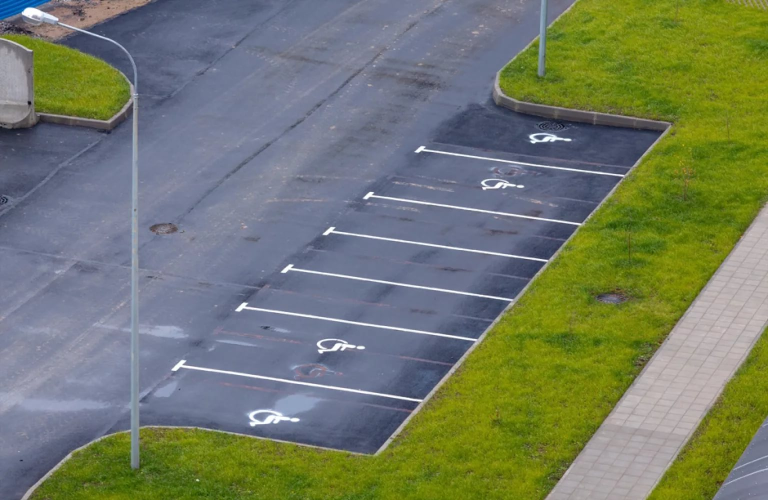
#> input picture CarWash/apps/users/parking_lot_detection/parking_lots/empty.jpg, 1536 x 1000 px, found by its file name (shown at 1/2 size)
$ python parking_lot_detection.py
#> lines starting #> are read from the running program, lines starting #| are printed output that depends on the picture; after the words box and inside, x2 and y2 are one past the last pixel; in counts of white or black regions, pixels touching at a corner belong together
#> further down, original_img is the input picture: shape (1000, 1536, 3); mean B, G, R 103.2, 123, 114.5

import cv2 as cv
import numpy as np
import os
import imutils
from math import floor, tan, sqrt, atan2, pi
import random
from sklearn.cluster import KMeans
from pandas import DataFrame


"""
Класс служит для обозначения факта, что точка уже соединена с какой-то другой или же свободна
"""
class Point():
    def __init__(self, x, y):
        self.x = int(x)
        self.y = int(y)
        self.is_start = False  # точка - начало прямой
        self.is_end = False  # точка - конец прямой\
        self.connected = []  # здесь будут хранится координаты центроидов, которые соединены с данным

"""
Класс парковочного места
"""
class Center():
    # id - номер центра парковки, coords - координаты центра парковки
    def __init__(self, id, coords):
        self.id = id
        self.coords = coords


"""
Нужна дла корректной работы следующей функции
"""
def nothing(*arg):
    pass


"""
Пользователь вручную настраивает цветовой фильтр дла распознавания белых линий парковки
"""
def manually_set_filter(img):

    cv.namedWindow("result")  # главное окно
    cv.namedWindow("settings")  # окно настроек

    # создаем 6 бегунков для настроек параметров HLS
    cv.createTrackbar("h1", "settings", 0, 255, nothing)
    cv.createTrackbar("s1", "settings", 0, 255, nothing)
    cv.createTrackbar("v1", "settings", 0, 255, nothing)
    cv.createTrackbar("h2", "settings", 255, 255, nothing)
    cv.createTrackbar("s2", "settings", 255, 255, nothing)
    cv.createTrackbar("v2", "settings", 255, 255, nothing)

    while True:

        hsv = cv.cvtColor(img, cv.COLOR_BGR2HSV)

        # считываем значения бегунков
        h1 = cv.getTrackbarPos("h1", "settings")
        s1 = cv.getTrackbarPos("s1", "settings")
        v1 = cv.getTrackbarPos("v1", "settings")
        h2 = cv.getTrackbarPos("h2", "settings")
        s2 = cv.getTrackbarPos("s2", "settings")
        v2 = cv.getTrackbarPos("v2", "settings")

        # формируем начальный и конечный цвет фильтра
        h_min = np.array((h1, s1, v1), np.uint8)
        h_max = np.array((h2, s2, v2), np.uint8)


        # накладываем фильтр на кадр в модели HSV
        thresh = cv.inRange(hsv, h_min, h_max)

        cv.imshow("result", thresh)

        # для окончания настройки фильтра необходимо нажать на q
        ch = cv.waitKey(5)
        if ch == ord("q"):
            cv.destroyAllWindows()

            return h_min, h_max  #после того как пользователь нажимает на q то возвращаются границы


"""
Эта функция создает "маски" которые фильтруют все пиксели, оставляя только те, цвет которых
указан
"""
def apply_filter(img, black_or_white, green):
    # кадр переводится в формат HSV
    image = cv.cvtColor(img, cv.COLOR_BGR2HSV)
    if black_or_white == True:
        # маска для белого цвета в формате HLS
        lower, upper = manually_set_filter(img)
        #ниже - универсальный фильтр для белого цвета
        #lower = np.uint8([0, 0, 211])
        #upper = np.uint8([255, 65, 255])
        white_mask = cv.inRange(image, lower, upper)
        print("Applying white filter")
        mask = white_mask
        return mask
    if green == True:
        # маска для зеленого цвета
        # применяется, чтобы отфильтровать все, кроме линий Хофа
        lower = np.uint8([0, 196, 197])
        upper = np.uint8([255, 255, 255])
        green_mask = cv.inRange(image, lower, upper)
        print("Applying green filter")
        mask = green_mask
        return mask

"""
Функция переводит линии в формат массива
"""
def lines_to_array(lines):
    new = []
    for i, line in enumerate(lines):
        new.append(np.array(line[0]).tolist())
    return new

"""
Функция удаляет все слишком короткие линии
"""
def delete_short_lines(lines):
    max_length = 0
    new = []
    for line in lines:
        line = np.array(line).tolist()
        x1, y1, x2, y2 = line[0], line[1], line[2], line[3]
        length = sqrt((x1 - x2) ** 2 + (y1 - y2) ** 2)
        if length > max_length:
            max_length = length
    desired_length = max_length / 2  # требуемая длина - половина максимальной
    for line in lines:
        x1, y1, x2, y2 = line[0], line[1], line[2], line[3]
        length = sqrt((x1 - x2) ** 2 + (y1 - y2) ** 2)
        if length > desired_length: # если длина линии больше требуемой (половины максимальной), то она возвращается
            new.append(line)

    lines = new
    lines = np.array(lines)
    return lines


"""
Функция удаляет из массива контуров одинаковые контуры
"""
def only_different_cnts(contours):
    cnt_box = {}  # словарь (номер контура-бокс)
    for i, c in enumerate(contours):
        rect = cv.minAreaRect(c)  # это типа tuple
        box = cv.boxPoints(rect)  # поиск четырех вершин прямоугольника
        box = np.int0(box)  # округление координат
        box = list(box)  # переводим из формала tuple внешний массив
        for i in range(len(box) - 1):
            box[i] = list(box[i])  # переводим из формата tuple внутренние подмассивы

        cnt_box[i] = box  # заносим в словарь

    for i, box in cnt_box.items():
        for j in range(i, len(cnt_box.keys()) - 1):  # от i и до конца массива ключей
            another_box = cnt_box[j]
            if box == another_box:
                print("Found similar contours...Deleting them")
                to_delete = contours[j]
                contours.remove(to_delete)  # если нашли одинаковые контуры, то сразу из массива удаляем все, кроме первого

    return contours  # возвращаем массив без повторений

"""
Функция находит расстояние между двумя точками(центроидами)
"""
def find_distance(p1, p2):
    distance = sqrt((p2[0] - p1[0])**2 + (p2[1] - p1[1])**2)
    return distance


"""
Функция находит расстояние между двумя точками, представленными через класс
"""
def find_distance_class(p1, p2):
    distance = sqrt((p2.x - p1.x) ** 2 + (p2.y - p1.y) ** 2)
    return distance


"""
Функция удаляет центроиды, находящиеся близко друг к другу
"""
def only_different_centroids(centroids):
    new = []
    for c in centroids:
        new.append(np.array(c).tolist())
    for c in new:
        for a in new:
            if c != a:
                if find_distance(c, a) < 20:  # это расстяние можно варьировать
                    new.remove(a)


    return new

"""
Функция удаляет ложно обнаруженные центры парковок, находящиеся близко друг к другу
"""
def only_different_park_centers(centers):
    for c in centers:
        for a in centers:
            if c != a:
                if find_distance(c, a) < 20:  # это расстяние можно варьировать
                    centers.remove(a)


    return centers


"""
Преобразует массив центроидов в массив экземпляров классов
"""
def to_class_list(centroids):
    class_list = []
    for centroid in centroids:
        class_list.append(Point(centroid[0], centroid[
            1]))  # создаем массив экземпляров класса чтобы потом понимать какие точки соединены, а какие - нет
    centroids = class_list

    return centroids


"""
Функция:
1) Для каждого центроида находятся две ближайшие точки, одна дальше другой.
2) Проверятся, не был ли центроид соединен с каким-то из найденных
2) Центроид соединяется с теми, с которыми еще не соединён
"""
def connect_two_closest(centroids, image, show_steps):
    # находится первый ближайший центроид
    for i, centroid in enumerate(centroids):
        min_dist = 1000
        for j, another in enumerate(centroids):
            if i != j:
                dist = find_distance_class(centroid, another)
                if dist < min_dist:
                    min_dist = dist # это минимальное расстояние
                    min_index = j # это номер ближайшего центроида
        # теперь находится центроид, который дальше только что найденного, но ближе всех остальных
        # то есть второй по дальности
        min_diff = 1000
        for k, another in enumerate(centroids):
            if (k != i) and (k != min_index):
                dist = find_distance_class(centroid, another)
                diff = dist - min_dist  # находится разность расстояний до ближайше точки и до данной
                if diff < min_diff:  # если это расстояние меньше заданного, то ищем минимальное
                    min_diff = diff
                    second_min_index = k
        if centroids[min_index] not in centroids[i].connected: # если точки еще не были соединены
            cv.line(image, (int(centroid.x), int(centroid.y)),(int(centroids[min_index].x), int(centroids[min_index].y)), (0, 255, 0), 3)
            # если рисовать центроиды, то будет наглядно видно как происодит соединение, но последующий код будет работать некорректно
            #cv.circle(image, (centroids[min_index].x, centroids[min_index].y), 1, (0, 0, 255),5)  # самую близку точку рисуем зеленым
            centroids[i].connected.append(centroids[min_index]) # фиксируется соединение двуз центроидов

        if centroids[second_min_index] not in centroids[i].connected: # если точки еще не были соединены
            cv.line(image, (int(centroid.x), int(centroid.y)), (int(centroids[second_min_index].x), int(centroids[second_min_index].y)),(0,255, 0), 3)
            #cv.circle(image, (centroids[second_min_index].x, centroids[second_min_index].y), 1, (0, 0, 0),5)  # вторую по удаленности рисуем красны
            centroids[i].connected.append(centroids[second_min_index])
        #cv.circle(image, (centroids[i].x, centroids[i].y), 1, (255, 255, 255), 5)  # начальную точку рисуем белым
        #if show_steps:
            #cv.imshow("closest", image)
            #cv.waitKey()


"""
Функция переводит approx в координаты x и y
"""
def approx_to_x_and_y(approx):
    x = []
    y = []
    for el in approx:
        el = np.array(el).tolist()
        el = el[0]
        x.append(el[0])
        y.append(el[1])
    return x, y

#========================================================================================================================

# главная функция программы, которая вызывает все, описанные выше
# на вход подается кадр с камеры
# на выходе получаем тот же кадр с размеченными на нем парковочными местами с номерами, расставленными на них
def process(original_img):

    if original_img is None:
        print("You wrote a wrong path to the image! Try once again")
        exit()

    # пользователь выбирает, хочет ли он видеть все шаги обработки кадра
    print("Do you want to see all the steps of processing?")
    print("1) Yes\n2) No")
    choice = int(input())
#> the answer given: 1
    if choice == 1:
        show_steps = True
    else:
        show_steps = False

    # размер кадра изменяется для удобства
    original_img = imutils.resize(original_img, width=800)
#> original_img: shape (520, 800, 3)
    (H, W) = original_img.shape[:2]
    if show_steps:
        cv.imshow("original_img", original_img)
        cv.waitKey()

    #убираются шумы с фото
    no_noize = cv.bilateralFilter(original_img, 11, 17, 17)

    #накладывается белый фильтр, чтобы потом применить линии Хофа
    white_img = apply_filter(no_noize, True, False)
#> (key q is pressed here)
#> in apply_filter, `lower, upper = manually_set_filter(img)`: lower = [0, 0, 0]; upper = [255, 255, 255]
    for_lines = white_img
    with_lines = original_img.copy()
    if show_steps:
        cv.imshow("white_filter", white_img)
        cv.waitKey()

    # минимальная длина линии и минимальный разрыва между линиями
    min_length = W / 100
    max_gap = W / 80


    # находятся все линии на кадре
    lines = cv.HoughLinesP(for_lines, rho=1, theta=np.pi/180, threshold=50, minLineLength=min_length, maxLineGap=max_gap)
#> lines = 697 rows, first 6: [0, 42, 799, 301], [0, 219, 799, 5], [0, 412, 799, 440], [0, 99, 799, 374], [0, 499, 799, 18], [0, 311, 799, 409]

    # переводим линии в формат массива
    lines = lines_to_array(lines)
#> the loop in lines_to_array, `for i, line in enumerate(lines):` made 697 passes
#> after the loop in lines_to_array, `for i, line in enumerate(lines):`: new = 697 items, first 6: [0, 42, 799, 301], [0, 219, 799, 5], [0, 412, 799, 440], [0, 99, 799, 374], [0, 499, 799, 18], [0, 311, 799, 409]
#> lines has the same summary as new in lines_to_array

    # иногда, если находятся линии во весь экран, то слишком много подходящих из-за этого удаляется
    lines = delete_short_lines(lines)
#> the loop in delete_short_lines, `for line in lines:` made 697 passes
#> (x1, y1, x2, y2, length, max_length) on passes 1, 4, 5: (0, 42, 799, 301, 839.9, 839.9), (0, 99, 799, 374, 845, 845), (0, 499, 799, 18, 932.6, 932.6)
#> after the loop in delete_short_lines, `for line in lines:`: max_length = 932.6
#> in delete_short_lines, `desired_length = max_length / 2`: desired_length = 466.3
#> the loop in delete_short_lines, `for line in lines:` made 697 passes
#> (x1, y1, x2, y2, length) on passes 1 to 3: (0, 42, 799, 301, 839.9), (0, 219, 799, 5, 827.2), (0, 412, 799, 440, 799.5)

    # все линии рисуются на кадре
    for line in lines:
        x1, y1, x2, y2 = line[0], line[1], line[2], line[3]
        cv.line(with_lines, (x1, y1), (x2, y2), (0, 255, 0), 3)
#> this loop made 395 passes
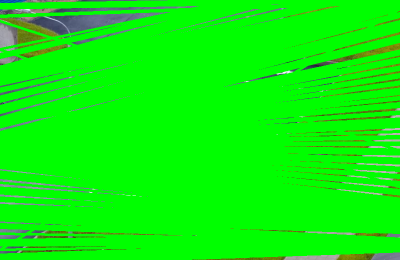
#> with_lines: shape (520, 800, 3) (shown at 1/2 size); mean of channels 0, 1, 2 9.7, 241.4, 11.7; drawn as B, G, R

    # все линии рисуются
    if show_steps:
        cv.imshow("Hough lines", with_lines)
        cv.waitKey()

    # на кадр с нарисованными зелеными линиями применяется фильтр зеленого цвета
    with_lines = apply_filter(with_lines, False, True)
#> call 2 of apply_filter, with black_or_white = False, green = True
#> in apply_filter (call 2), `green_mask = cv.inRange(image, lower, upper)`:
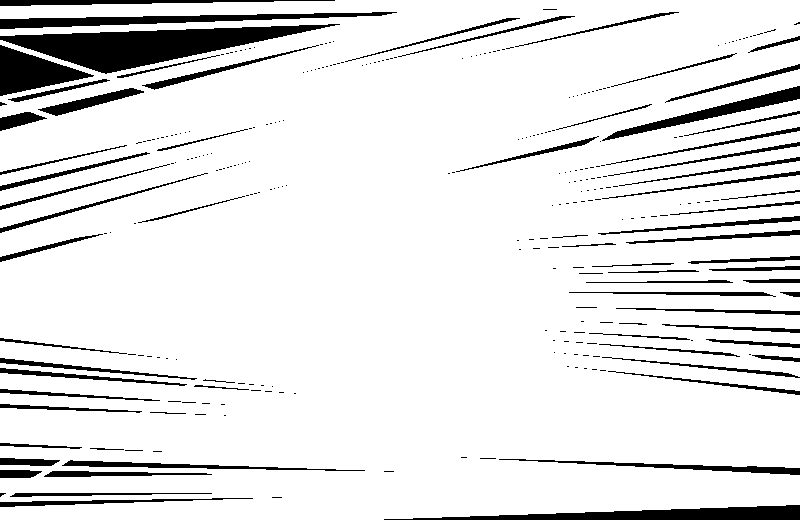
#> green_mask: shape (520, 800); 89.7% white; 301 black regions (228 under 20 px), largest, box (x1, y1, x2, y2) and area: (0, 24, 340, 74) 7286, (384, 505, 800, 520) 3225, (0, 12, 397, 29) 2575
    if show_steps:
        cv.imshow("green_filter", with_lines)
        cv.waitKey()


    # находятся все грани
    edges = cv.Canny(with_lines, 100, 200)
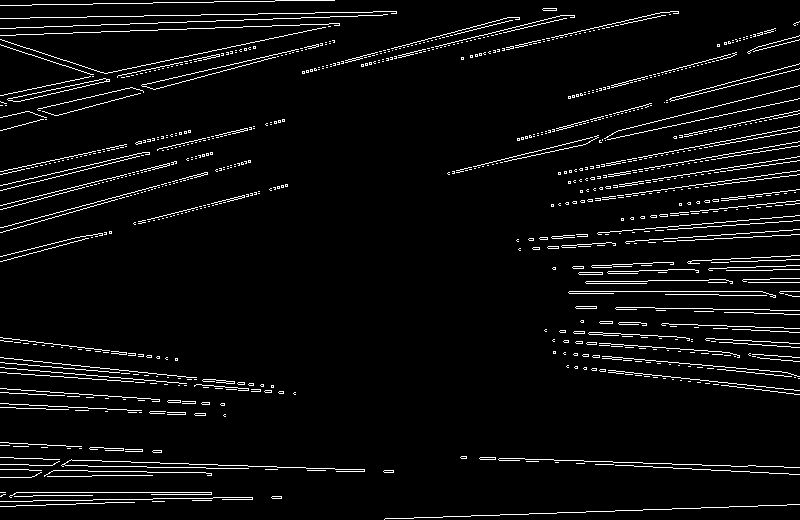
#> edges: shape (520, 800); 4.8% white in thin lines or dots
    if show_steps:
        cv.imshow('edges', edges)
        cv.waitKey()

    # создаем копии для рисования на них
    copy_1 = original_img.copy()
    copy_2 = original_img.copy()
    approx_img = original_img.copy()
    for_centroids = original_img.copy()
    for_centroids_2 = for_centroids.copy()
    for_final_contours = original_img.copy()
    for_pure_rects = original_img.copy()

    # находятся все конутры
    contours, _ = cv.findContours(edges, cv.RETR_TREE, cv.CHAIN_APPROX_NONE)
    print("Found contours: ", len(contours))
#| Found contours:  1050
    # удаляются все одинаковые контуры, чтобы не рисовать их много раз
    contours = only_different_cnts(contours)
#> the loop in only_different_cnts, `for i, c in enumerate(contours):` made 1050 passes
#> c on passes 36, 47, 50: [[79, 448], [80, 448], [81, 448], [80, 448]], [[139, 412], [140, 412], [141, 412], [140, 412]], [[105, 411], [106, 411], [107, 411], [106, 411]]
#> the loop in only_different_cnts, `for i, box in cnt_box.items():` made 1 pass
#> (i, box) on pass 1: (2, [[0, 5], [0, 4], [333, 0], [334, 0]])
    print("Final number of contours: ", len(contours))
#| Final number of contours:  1050
    # рисуются все полученные контуры
    cv.drawContours(copy_2, contours, -1, (0, 255, 0), 2)
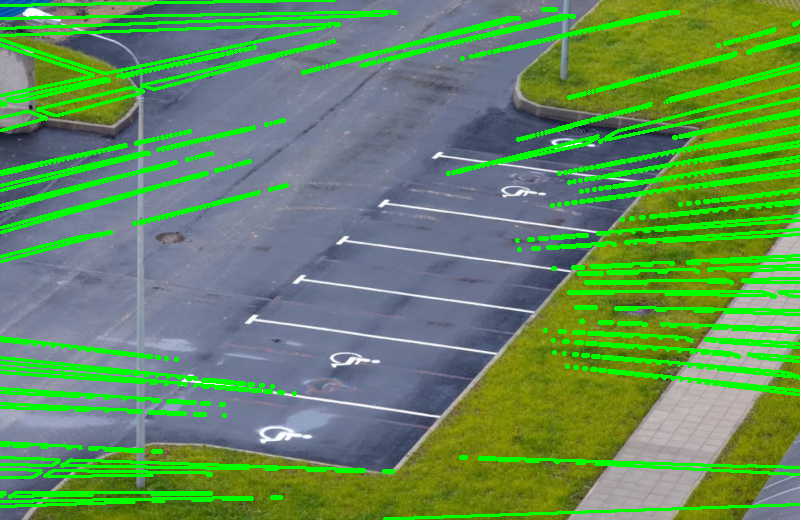
#> copy_2: shape (520, 800, 3); mean of channels 0, 1, 2 89.7, 142.3, 97.5; drawn as B, G, R
    if show_steps:
        cv.imshow("all_contours", copy_2)
        cv.waitKey()

    # словарь координат точек approx
    data = {
            "x":[],
            "y":[]
            }

    approx_lenghts = []
    for i,c in enumerate(contours):
        perimeter = cv.arcLength(c, True)
        # эпсилон - максимальное расстояние от настоящего угла на картинке и его "предсказания"
        # True отвечает за замыкание первой и последней точек
        epsilon = 0.02 * perimeter

        # мест четное -> approx = мест * 5
        # мест нечетное -> approx = мест * 4 + 1

        approx = cv.approxPolyDP(c, epsilon, False) #находим незамкнутые контуры

        # надо ограничить длину - не надо добавлять контуры из 200 точек
        if len(approx) // 4 < 2 :
            approx_lenghts.append(len(approx))

        # находим все x и y координаты точек
        x, y = approx_to_x_and_y(approx)
        for each_x in x:
            data["x"].append(each_x)
        for each_y in y:
            data["y"].append(each_y)

        # рисуются точки
        cv.drawContours(approx_img, approx, -1, (0, 255, 0), 3)
        if show_steps:
            cv.imshow("approx", approx_img)
#> this loop made 1050 passes
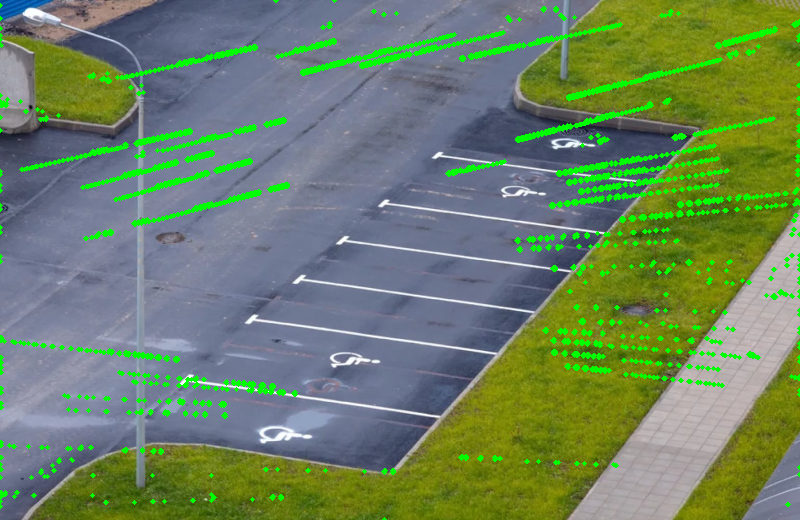
#> approx_img: shape (520, 800, 3); mean of channels 0, 1, 2 97.6, 130.4, 108.2; drawn as B, G, R


    dataframe = DataFrame(data, columns=["x", "y"])

    # это - ожидаемое число кластеров центроидов
    num_of_clusters = sum(approx_lenghts) // 2

    # применятеся алгоритм kmeans чтобы распределить все центроиды на кластеры
    kmeans = KMeans(n_clusters=num_of_clusters).fit(dataframe)
    centroids = kmeans.cluster_centers_

    centroids = only_different_centroids(centroids)
#> the loop in only_different_centroids, `for c in centroids:` made 1677 passes
#> c on passes 1 to 3: [597.5, 165], [170.5, 216], [401.8, 55.25]
#> the loop in only_different_centroids, `for c in new:` made 218 passes

    centroids = to_class_list(centroids) # делаем массив классов вместо просто массива
#> the loop in to_class_list, `for centroid in centroids:` made 217 passes


    # все центриды рисуются в виде синих кругов
    if show_steps:
        for c in centroids:
            cv.circle(for_centroids_2, (c.x, c.y), 5, (255,0,0), 3)
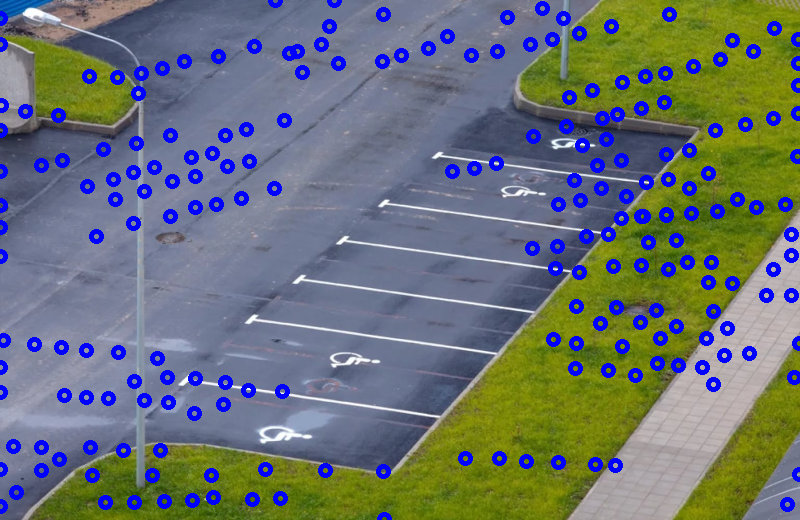
#> for_centroids_2: shape (520, 800, 3); mean of channels 0, 1, 2 115.6, 113.6, 105.7; drawn as B, G, R
    if show_steps:
        cv.imshow("all_centroids", for_centroids_2)
        cv.waitKey()


    # каждый центроид соединятеся с двумя ближайшими
    connect_two_closest(centroids, for_centroids, show_steps)
#> after the loop in connect_two_closest, `for i, centroid in enumerate(centroids):`:
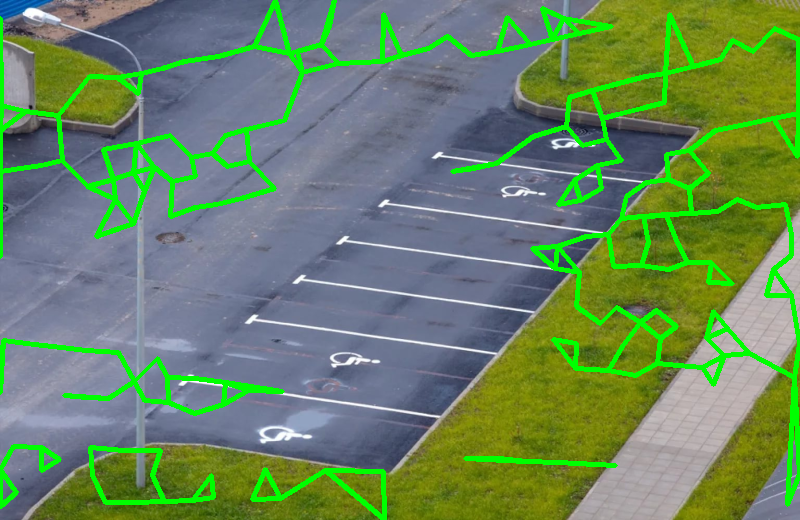
#> image: shape (520, 800, 3); mean of channels 0, 1, 2 95.1, 134.2, 104.6; drawn as B, G, R

    #на фотке с соединенными центроидами рисуем все линии
    for line in lines:
        x1, y1, x2, y2 = line[0], line[1], line[2], line[3]
        cv.line(for_centroids, (x1, y1), (x2, y2), (0, 255, 0), 3)
#> (the rest of the program and of its run is left out)
